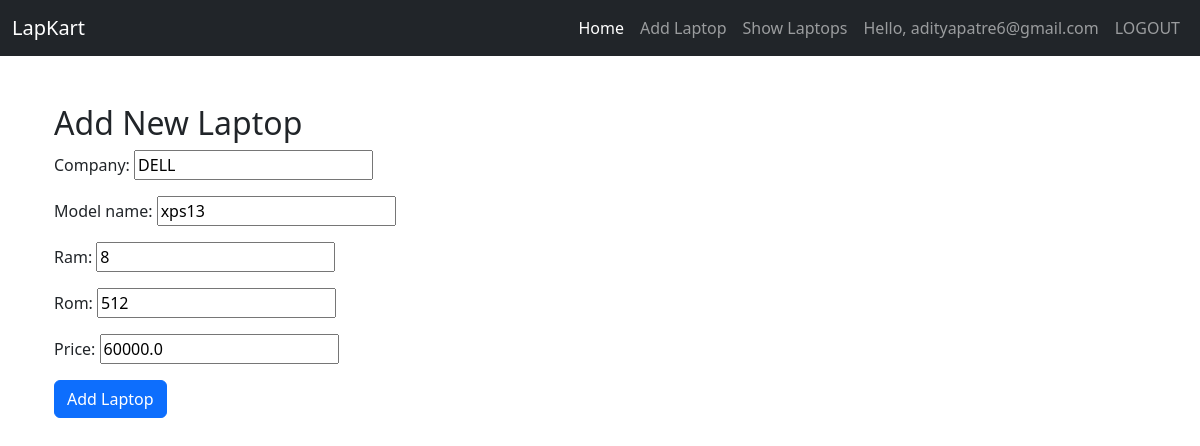
/seller/update/5/ (signed in), run on the app's committed database.
### SellerApp/models.py (models this page shows)
class Laptop(models.Model):
    company = models.CharField(max_length=32)
    model_name = models.CharField(max_length=32)
    ram = models.IntegerField()
    rom = models.IntegerField()
    price = models.FloatField()

### SellerApp/views.py (the view)
# urls.py: path('update/<int:id>/', views.update_laptop_view, name='update_url'),
def update_laptop_view(request, id):
    laptop = get_object_or_404(Laptop, id=id)
    if request.method == "POST":
        form = LaptopForm(request.POST, instance=laptop)
        if form.is_valid():
            form.save()
            return redirect('/seller/show/')
    else:
        form = LaptopForm(instance=laptop)
    template_name = 'SellerApp/add_laptop.html'
    context = {'form': form}
    return render(request, template_name, context)

### SellerApp/forms.py
class LaptopForm(forms.ModelForm):
    class Meta:
        model = Laptop
        fields = "__all__"

### templates/SellerApp/add_laptop.html (shortened to what this page needs)
{% extends 'base.html' %}
{% block content %}
<div class="container mt-5">
    <h2>Add New Laptop</h2>
    <form method="post" action="{% url 'add_url' %}">
        {{ form.as_p }}
        <button type="submit" class="btn btn-primary">Add Laptop</button>
    </form>
</div>
{% endblock %}

### templates/base.html (shortened to what this page needs)
<!DOCTYPE html>
<html lang="en">
<head>
    <link href="https://cdn.jsdelivr.net/npm/bootstrap@5.3.2/dist/css/bootstrap.min.css" rel="stylesheet">
    <link rel="stylesheet" href="https://cdn.jsdelivr.net/npm/bootstrap@5.3.2/dist/css/bootstrap.min.css">
</head>
<body>
<nav class="navbar navbar-expand-lg navbar-dark bg-dark">
    <div class="container-fluid">
        <div class="animate__rubberBand">
            <a class="navbar-brand" href="#">LapKart</a>
        </div>
        <div class="collapse navbar-collapse" id="navbarNavAltMarkup">
            <div class="navbar-nav ms-auto">
                <a class="nav-link active" aria-current="page" href="{% url 'home' %}">Home</a>
                {% if user.is_authenticated %}
                    <a class="nav-link" href="{% url 'add_url' %}">Add Laptop</a>
                    <a class="nav-link" href="{% url 'show_url' %}">Show Laptops</a>
                    <a class="nav-link" href="#">Hello, {{ user.username }}</a>
                    <a class="nav-link" href='/auth/logout/'>LOGOUT</a>
                {% else %}
                    <a class="nav-link" href='/auth/login/'>LOGIN</a>
                    <a class="nav-link" href='/auth/register/'>Register USER</a>
                {% endif %}
            </div>
        </div>
    </div>
</nav>
<div class="container">
    {% block content %}
    {% endblock %}
</div>
</body>
</html>

### data on the page
Laptop: company "DELL", model_name "xps13", ram "8", rom "512", price "60000.0"

### other printed values
{{ user.username }} "adityapatre6@gmail.com"
